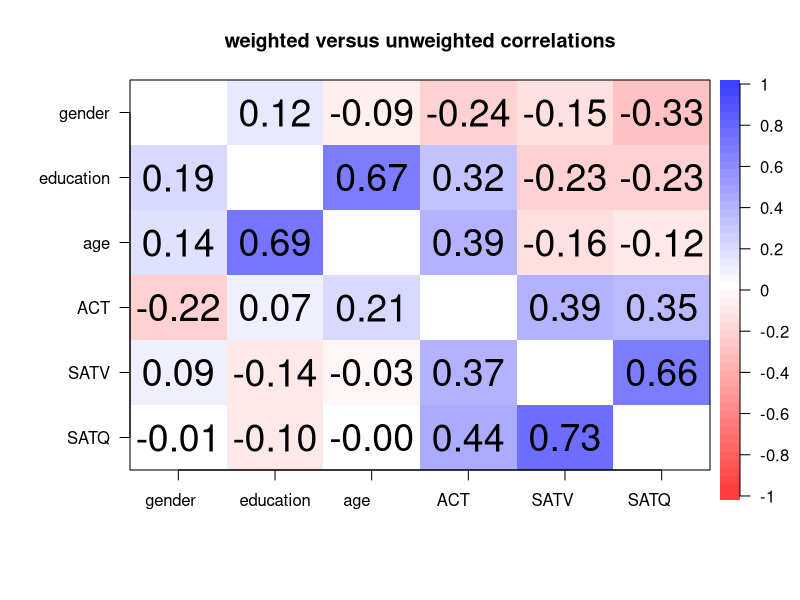
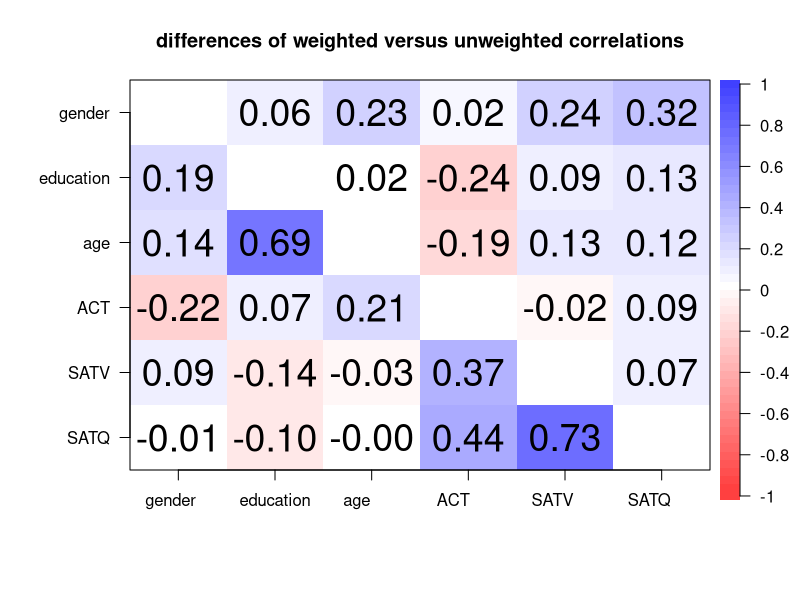

Reproduce these figures in R, in order.
library(psych)


### Name: cor.wt
### Title: The sample size weighted correlation may be used in correlating
###   aggregated data
### Aliases: cor.wt
### Keywords: multivariate

### ** Examples

means.by.age <- statsBy(sat.act,"age")
wt.cors <- cor.wt(means.by.age)
lowerMat(wt.cors$r)  #show the weighted correlations
unwt <- lowerCor(means.by.age$mean)
mixed <- lowerUpper(unwt,wt.cors$r)  #combine both results
cor.plot(mixed,TRUE,main="weighted versus unweighted correlations")
diff <- lowerUpper(unwt,wt.cors$r,TRUE)
cor.plot(diff,TRUE,main="differences of weighted versus unweighted correlations")
